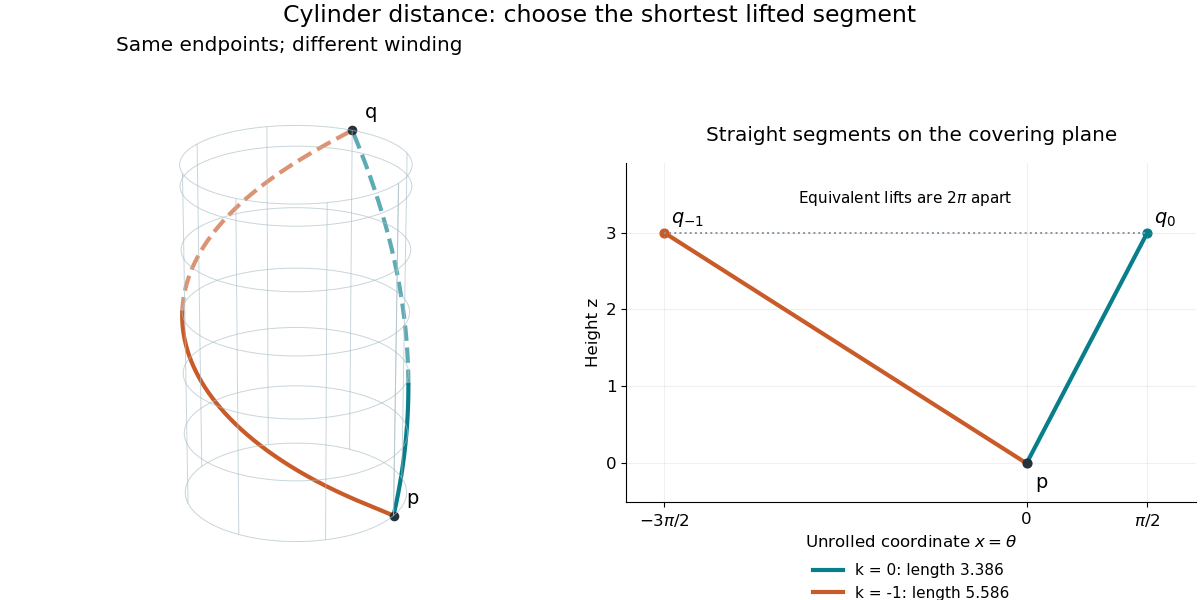

Here is the Python script that generated this plot:
"""Compare winding classes using the Euclidean covering plane; PNG to cwd."""
from pathlib import Path

import matplotlib.pyplot as plt
import numpy as np


def main():
    plt.rcParams.update({"font.size": 12, "figure.facecolor": "white"})
    fig = plt.figure(figsize=(12, 6), layout="constrained")
    ax = fig.add_subplot(121, projection="3d")
    flat = fig.add_subplot(122)
    p = np.array([1., 0., 0.])
    q = np.array([0., 1., 3.])
    t = np.linspace(0, 1, 2001)
    phi, height = np.meshgrid(np.linspace(0, 2 * np.pi, 65), np.linspace(0, 3, 33))
    ax.plot_wireframe(np.cos(phi), np.sin(phi), height, rstride=6, cstride=8,
                      color="#aabfc7", lw=.7, alpha=.65)
    azimuth = -60
    colors = ["#087e8b", "#c85b28"]
    for k, color in zip([0, -1], colors):
        end_x = np.pi / 2 + 2 * np.pi * k
        length = np.hypot(end_x, 3)
        curve = np.array([np.cos(end_x * t), np.sin(end_x * t), 3 * t])
        assert np.allclose(curve[:, 0], p)
        assert np.allclose(curve[:, -1], q)
        polygon_length = np.linalg.norm(np.diff(curve, axis=1), axis=0).sum()
        assert np.isclose(polygon_length, length, rtol=1e-6)
        visible = np.cos(end_x * t - np.deg2rad(azimuth)) >= 0
        for mask, style, alpha in [(visible, "-", 1), (~visible, "--", .65)]:
            part = curve.copy()
            part[:, ~mask] = np.nan
            ax.plot(*part, color=color, lw=3, linestyle=style, alpha=alpha)
        flat.plot(end_x * t, 3 * t, color=color, lw=3,
                  label=f"k = {k}: length {length:.3f}")
        flat.scatter(end_x, 3, color=color, s=40)
        flat.annotate(rf"$q_{{{k}}}$", (end_x, 3), xytext=(5, 7),
                      textcoords="offset points", fontsize=14)
    candidates = np.hypot(np.pi / 2 + 2 * np.pi * np.arange(-8, 9), 3)
    assert np.argmin(candidates) == 8  # k = 0 minimizes among every nearby winding.
    for point, label in [(p, "p"), (q, "q")]:
        ax.scatter(*point, color="#25313b", s=35, depthshade=False)
        ax.text(*(point + np.array([.08, .08, .10])), label, fontsize=14)
    ax.view_init(elev=23, azim=azimuth)
    ax.set_box_aspect((2, 2, 3))
    ax.set(xlim=(-1.15, 1.15), ylim=(-1.15, 1.15), zlim=(-.1, 3.2))
    ax.set_axis_off()
    ax.set_title("Same endpoints; different winding", pad=15)
    flat.scatter(0, 0, color="#25313b", s=40, zorder=5)
    flat.annotate("p", (0, 0), xytext=(6, -18), textcoords="offset points", fontsize=14)
    flat.plot([-3 * np.pi / 2, np.pi / 2], [3, 3], ":", color="#8796a3", lw=1.4)
    flat.text(-np.pi / 2, 3.38, r"Equivalent lifts are $2\pi$ apart",
              ha="center", fontsize=11)
    flat.set(xlim=(-5.2, 2.2), ylim=(-.5, 3.9), xlabel=r"Unrolled coordinate $x=\theta$",
             ylabel="Height z")
    flat.set_aspect("equal")
    flat.set_xticks([-3 * np.pi / 2, 0, np.pi / 2], [r"$-3\pi/2$", "0", r"$\pi/2$"])
    flat.set_yticks([0, 1, 2, 3])
    flat.grid(alpha=.18)
    flat.spines[["top", "right"]].set_visible(False)
    flat.set_title("Straight segments on the covering plane", pad=16)
    flat.legend(loc="upper center", bbox_to_anchor=(.5, -.14), frameon=False, fontsize=11)
    fig.suptitle("Cylinder distance: choose the shortest lifted segment", fontsize=17)
    fig.savefig(Path(__file__).with_suffix(".png").name, dpi=100, facecolor="white")
    plt.close(fig)


if __name__ == "__main__":
    main()
